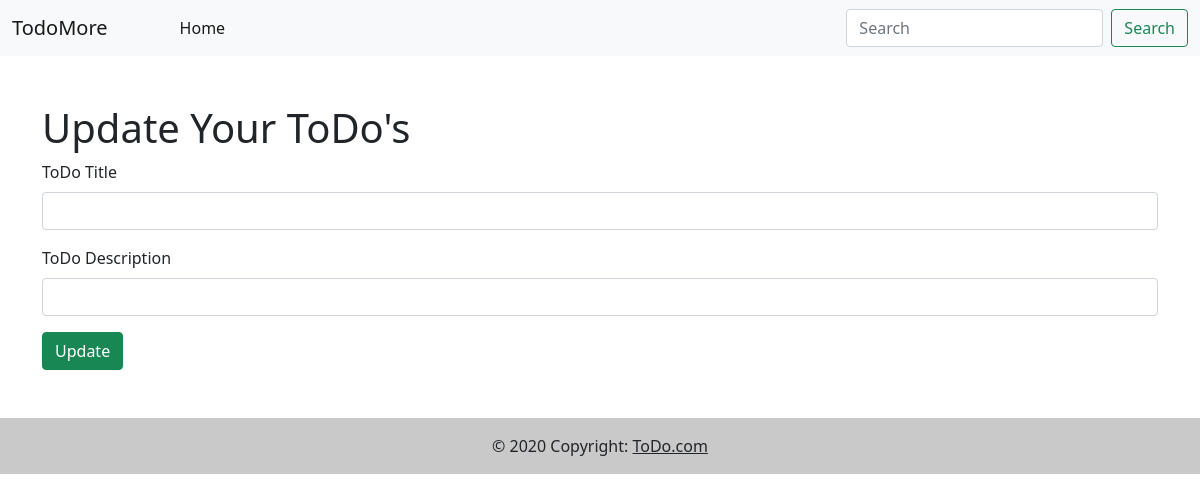
/Update/1, run on an earlier commit of the app's database.
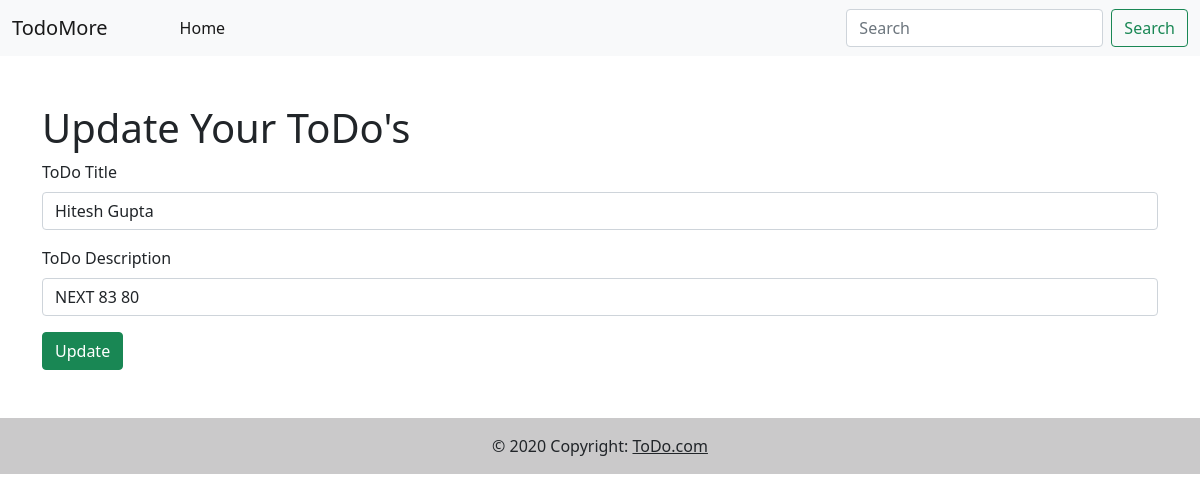
And on a later commit of the database.
### app.py (models this page shows, shortened)
class ToDo(db.Model):
    sr_No = db.Column(db.Integer, primary_key=True)
    title = db.Column(db.String(200), nullable=False)
    desc = db.Column(db.String(500), nullable=False )
    date_created = db.Column(db.DateTime, default=datetime.utcnow)

### app.py (the view, shortened to what this page needs)
@app.route('/Update/<int:sr_No>', methods=['GET', 'POST'])
def Update(sr_No):
    todo = ToDo.query.filter_by(sr_No=sr_No).first()
    return render_template('update.html', todo=todo)

### templates/update.html (shortened to what this page needs)
{% extends 'base.html' %}
{% block body %}
     <div class="container my-5">
         <h1>Update Your ToDo's</h1>
        <form action="/Update/{{todo.sr_No}}" method="POST">
            <div class="mb-3">
              <label for="title" class="form-label">ToDo Title</label>
              <input type="text" name="title" class="form-control" id="title" value="{{todo.title}}" aria-describedby="emailHelp" required>
            </div>
            <div class="mb-3">
              <label for="desc" class="form-label">ToDo Description</label>
              <input type="text" name="desc" value="{{todo.desc}}" class="form-control" id="desc" required>
            </div>
            <button type="submit" class="btn btn-success">Update</button>
          </form>
     </div>
{% endblock body %}

What changed in the data, as far as the page shows it:
added ToDo: title "Hitesh Gupta", desc "NEXT 83 80"
